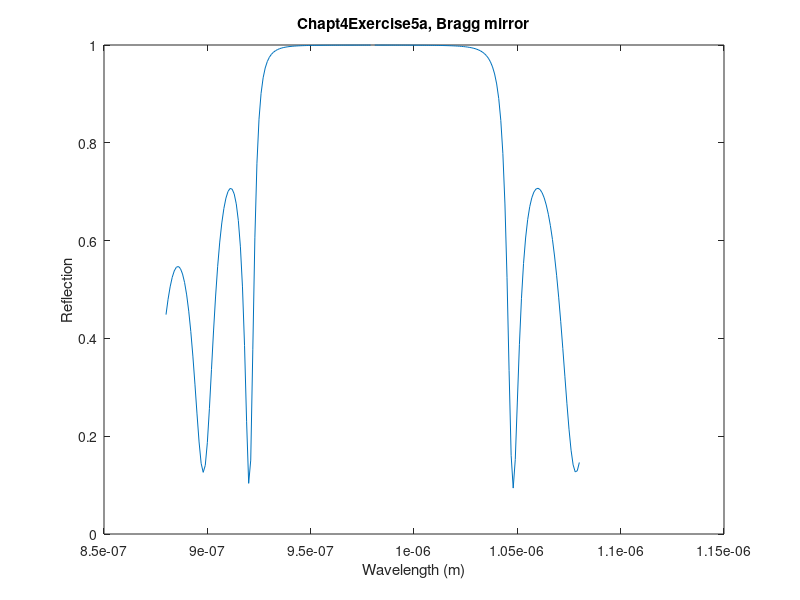
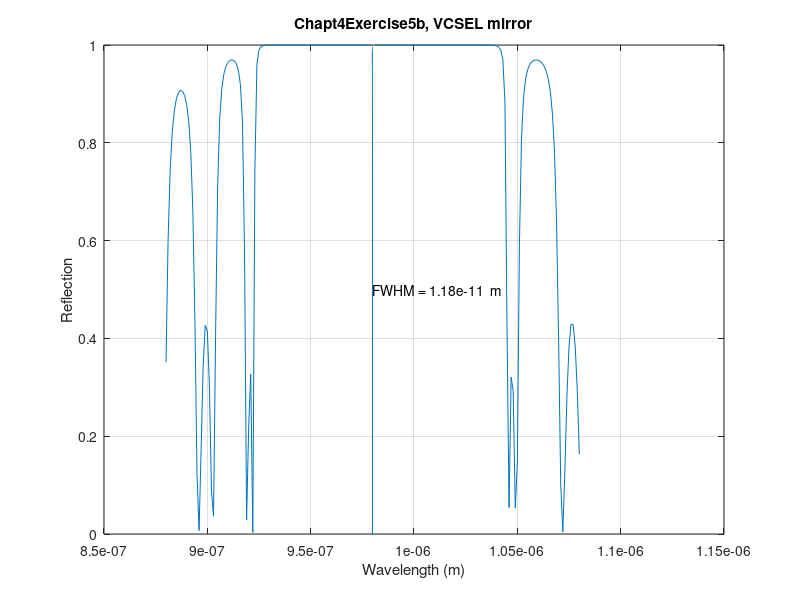

Write the MATLAB code that produced these figures, in order.
%Chap4Exercise5.m
%VCSEL mirror design
clear;
clf;

% '1' is GaAs layer, '2' is AlAs layer
wavelength=980e-9;  % center wavelength in meters
d1=69.5e-9;         % thickness of dielectric with refractive n1 (GaAs layer)
d2=82.3e-9;         % thickness of dielectric with refractive n2 (AlAs layer)
d3=277.9e-9;        % thickness of dielectric with refractive n1 in center of pass-band filter
n1=wavelength/d1/4; % 3.5 is refractive istep of GaAs
n2=wavelength/d2/4; % 3.0 is refractive istep of AlAs

istep=0;
resolution=0.00005; % resolution in nm
range=[-100:1:-2 -1:resolution:1 1:1:100]*1e-9+wavelength; %wavelength scanning range

for wavelength=range
istep=istep+1;
k0=2*pi/wavelength; %input from air
k1=2*pi*n1/wavelength;
k2=2*pi*n2/wavelength;

% in EM, exp(-ikz) is considered positive propagation +z direction
% Assuming light coming in perpendicularly from the lower side (-z) to upper size (+z)
% A*exp(-ik1*z)+B*exp(ik1*z)=C*exp(-ik2*z)+D*exp(-ik2*z)
% D0,D1,D2 are interface matrices
% [D0]*[input from air]=[D1]*[output to n1],
% [D1]*[input from n1]=[D2]*[output to n2]

D0=[1 1
    k0 -k0];
D1=[1 1
    k1 -k1];
D2=[1 1
    k2 -k2];
    
% P1,P2,P3 are propagation matrices
% input from the below, output above material, [input from below]=[P]*[output above],
P1=[exp(i*k1*d1) 0
    0 exp(-i*k1*d1)];        
P2=[exp(i*k2*d2) 0
    0 exp(-i*k2*d2)];
P3=[exp(i*k1*d3) 0           % for dielectric with refractive index n1 in center of
    0 exp(-i*k1*d3)];        % passband filter
 
% Solution = 
% [Input A;B]=inv(D0)*{D1*P1*inv(D1)*D2*P2*inv(D2)}*{2nd period}*{3rd}
% *..*{defect,wider n1}*...*{D1*P1*inv(D1)*D2*P2*inv(D2)}*D0*[output C;D]
G1=D1*P1*inv(D1)*D2*P2*inv(D2);   	% for period of lower mirror
G2=D2*P2*inv(D2)*D1*P1*inv(D1);   	% for period of upper mirror
lower=inv(D0)*(G1^25)*D1;         	% propagation through lower 25 layer-pairs
upper=inv(D1)*(G2^25)*D0;         	% propagation through upper 25 layer-pairs
Total=lower*P3*upper;

r(istep)=Total(2,1)/Total(1,1);    	% reflected electromagnetic field
R(istep)=r(istep)*conj(r(istep));  	% total reflection intensity is r x r*

lower_r(istep)=lower(2,1)/lower(1,1);
lower_R(istep)=lower_r(istep)*conj(lower_r(istep));  % total reflection

upper_r(istep)=upper(2,1)/upper(1,1);
upper_R(istep)=upper_r(istep)*conj(upper_r(istep));  % total reflection

end    %%% loop to next value of istep

figure(1);
plot(range,lower_R);
title(['Chapt4Exercise5a, Bragg mirror']);ylabel('Reflection');xlabel('Wavelength (m)');

FWHM=size(find(R<max(R)/2),2)*resolution*1e-9  %accurate only when one peak in the range
figure(2);
plot(range,R);
grid;
title(['Chapt4Exercise5b, VCSEL mirror' ]);ylabel('Reflection');xlabel('Wavelength (m)');
temp=['FWHM = '  num2str(FWHM) '  m'];
text(980e-9, 0.5, temp);
